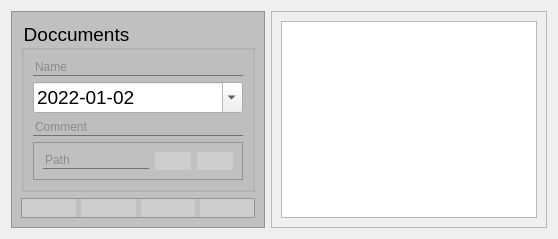
                   <widget class="QWidget" name="tab_uploader">
                    <attribute name="icon">
                     <iconset resource="../resource/resource.qrc">
                      <normaloff>:/Simple icons/simple_icons/fi-rr-upload.svg</normaloff>:/Simple icons/simple_icons/fi-rr-upload.svg</iconset>
                    </attribute>
                    <attribute name="title">
                     <string/>
                    </attribute>
                    <layout class="QHBoxLayout" name="horizontalLayout_62">
                     <item>
                      <widget class="QFrame" name="f_tableInput_3">
                       <property name="styleSheet">
                        <string notr="true">QFrame
{
	background-color: rgb(192, 192, 192)
}

QGroupBox
{
	background-color: rgb(192, 192, 192)
}

QPushButton
{ 
	
	alternate-background-color: rgb(255, 255, 255);
	background: rgba(225, 225, 225, 100);
	border-width: 2px;
    border-radius: 10px;
	qproperty-iconSize: 32px 32px;
	border-style: dashed;
 }

QPushButton:hover
{
	background: rgba(225, 225, 225, 180);
	border-style: dashed;
}

QPushButton:pressed
{
	background: rgba(75, 75, 75, 180);
	border-style: inset;
}</string>
                       </property>
                       <property name="frameShape">
                        <enum>QFrame::StyledPanel</enum>
                       </property>
                       <property name="frameShadow">
                        <enum>QFrame::Raised</enum>
                       </property>
                       <layout class="QVBoxLayout" name="verticalLayout_82">
                        <item>
                         <widget class="QGroupBox" name="gb_doccuments">
                          <property name="font">
                           <font>
                            <pointsize>14</pointsize>
                           </font>
                          </property>
                          <property name="styleSheet">
                           <string notr="true">QLineEdit
{
	background: transparent;
	color: rgb(88, 88, 88);
	border: none;
	border-bottom: 1px solid #717072;
	font: 14pt &quot;MS Shell Dlg 2&quot;;
}

</string>
                          </property>
                          <property name="title">
                           <string>Doccuments</string>
                          </property>
                          <layout class="QVBoxLayout" name="verticalLayout_83">
                           <item>
                            <widget class="QLineEdit" name="le_docName">
                             <property name="text">
                              <string/>
                             </property>
                             <property name="maxLength">
                              <number>80</number>
                             </property>
                             <property name="placeholderText">
                              <string>Name</string>
                             </property>
                             <property name="clearButtonEnabled">
                              <bool>true</bool>
                             </property>
                            </widget>
                           </item>
                           <item>
                            <widget class="QDateEdit" name="de_docDate">
                             <property name="font">
                              <font>
                               <pointsize>14</pointsize>
                              </font>
                             </property>
                             <property name="displayFormat">
                              <string>yyyy-MM-dd</string>
                             </property>
                             <property name="calendarPopup">
                              <bool>true</bool>
                             </property>
                             <property name="date">
                              <date>
                               <year>2022</year>
                               <month>1</month>
                               <day>2</day>
                              </date>
                             </property>
                            </widget>
                           </item>
                           <item>
                            <widget class="QLineEdit" name="le_docComment">
                             <property name="text">
                              <string/>
                             </property>
                             <property name="maxLength">
                              <number>250</number>
                             </property>
                             <property name="placeholderText">
                              <string>Comment</string>
                             </property>
                             <property name="clearButtonEnabled">
                              <bool>true</bool>
                             </property>
                            </widget>
                           </item>
                           <item>
                            <widget class="QFrame" name="frame_40">
                             <property name="sizePolicy">
                              <sizepolicy hsizetype="Preferred" vsizetype="Maximum">
                               <horstretch>0</horstretch>
                               <verstretch>0</verstretch>
                              </sizepolicy>
                             </property>
                             <property name="frameShape">
                              <enum>QFrame::StyledPanel</enum>
                             </property>
                             <property name="frameShadow">
                              <enum>QFrame::Raised</enum>
                             </property>
                             <layout class="QHBoxLayout" name="horizontalLayout_64">
                              <item>
                               <widget class="QLineEdit" name="le_docPath">
                                <property name="enabled">
                                 <bool>false</bool>
                                </property>
                                <property name="text">
                                 <string/>
                                </property>
                                <property name="maxLength">
                                 <number>20</number>
                                </property>
                                <property name="placeholderText">
                                 <string>Path</string>
                                </property>
                                <property name="clearButtonEnabled">
                                 <bool>true</bool>
                                </property>
                               </widget>
                              </item>
                              <item>
                               <widget class="QPushButton" name="btn_docAddFile">
                                <property name="sizePolicy">
                                 <sizepolicy hsizetype="Maximum" vsizetype="Maximum">
                                  <horstretch>0</horstretch>
                                  <verstretch>0</verstretch>
                                 </sizepolicy>
                                </property>
                                <property name="text">
                                 <string/>
                                </property>
                                <property name="icon">
                                 <iconset resource="../resource/resource.qrc">
                                  <normaloff>:/Simple icons/simple_icons/fi-rr-file-add.svg</normaloff>:/Simple icons/simple_icons/fi-rr-file-add.svg</iconset>
                                </property>
                                <property name="iconSize">
                                 <size>
                                  <width>32</width>
                                  <height>32</height>
                                 </size>
                                </property>
                               </widget>
                              </item>
                              <item>
                               <widget class="QPushButton" name="btn_docOpenFile">
                                <property name="sizePolicy">
                                 <sizepolicy hsizetype="Maximum" vsizetype="Maximum">
                                  <horstretch>0</horstretch>
                                  <verstretch>0</verstretch>
                                 </sizepolicy>
                                </property>
                                <property name="text">
                                 <string/>
                                </property>
                                <property name="icon">
                                 <iconset resource="../resource/resource.qrc">
                                  <normaloff>:/Simple icons/simple_icons/fi-rr-search-alt.svg</normaloff>:/Simple icons/simple_icons/fi-rr-search-alt.svg</iconset>
                                </property>
                                <property name="iconSize">
                                 <size>
                                  <width>32</width>
                                  <height>32</height>
                                 </size>
                                </property>
                               </widget>
                              </item>
                             </layout>
                            </widget>
                           </item>
                          </layout>
                         </widget>
                        </item>
                        <item>
                         <widget class="QFrame" name="f_tableDbBtn_3">
                          <property name="sizePolicy">
                           <sizepolicy hsizetype="Preferred" vsizetype="Maximum">
                            <horstretch>0</horstretch>
                            <verstretch>0</verstretch>
                           </sizepolicy>
                          </property>
                          <property name="frameShape">
                           <enum>QFrame::StyledPanel</enum>
                          </property>
                          <property name="frameShadow">
                           <enum>QFrame::Raised</enum>
                          </property>
                          <layout class="QHBoxLayout" name="horizontalLayout_61">
                           <property name="spacing">
                            <number>5</number>
                           </property>
                           <property name="leftMargin">
                            <number>0</number>
                           </property>
                           <property name="topMargin">
                            <number>0</number>
                           </property>
                           <property name="rightMargin">
                            <number>0</number>
                           </property>
                           <property name="bottomMargin">
                            <number>0</number>
                           </property>
                           <item>
                            <widget class="QPushButton" name="btn_docAdd">
                             <property name="text">
                              <string/>
                             </property>
                             <property name="icon">
                              <iconset resource="../resource/resource.qrc">
                               <normaloff>:/Simple icons/simple_icons/fi-rr-add.svg</normaloff>:/Simple icons/simple_icons/fi-rr-add.svg</iconset>
                             </property>
                             <property name="iconSize">
                              <size>
                               <width>32</width>
                               <height>32</height>
                              </size>
                             </property>
                            </widget>
                           </item>
                           <item>
                            <widget class="QPushButton" name="btn_docEdit">
                             <property name="enabled">
                              <bool>false</bool>
                             </property>
                             <property name="text">
                              <string/>
                             </property>
                             <property name="icon">
                              <iconset resource="../resource/resource.qrc">
                               <normaloff>:/Simple icons/simple_icons/fi-rr-edit.svg</normaloff>:/Simple icons/simple_icons/fi-rr-edit.svg</iconset>
                             </property>
                             <property name="iconSize">
                              <size>
                               <width>32</width>
                               <height>32</height>
                              </size>
                             </property>
                            </widget>
                           </item>
                           <item>
                            <widget class="QPushButton" name="btn_docDelete">
                             <property name="enabled">
                              <bool>false</bool>
                             </property>
                             <property name="text">
                              <string/>
                             </property>
                             <property name="icon">
                              <iconset resource="../resource/resource.qrc">
                               <normaloff>:/Simple icons/simple_icons/fi-rr-delete.svg</normaloff>:/Simple icons/simple_icons/fi-rr-delete.svg</iconset>
                             </property>
                             <property name="iconSize">
                              <size>
                               <width>32</width>
                               <height>32</height>
                              </size>
                             </property>
                            </widget>
                           </item>
                           <item>
                            <widget class="QPushButton" name="btn_docClear">
                             <property name="enabled">
                              <bool>true</bool>
                             </property>
                             <property name="text">
                              <string/>
                             </property>
                             <property name="icon">
                              <iconset resource="../resource/resource.qrc">
                               <normaloff>:/Simple icons/simple_icons/fi-rr-broom.svg</normaloff>:/Simple icons/simple_icons/fi-rr-broom.svg</iconset>
                             </property>
                             <property name="iconSize">
                              <size>
                               <width>32</width>
                               <height>32</height>
                              </size>
                             </property>
                            </widget>
                           </item>
                          </layout>
                         </widget>
                        </item>
                       </layout>
                      </widget>
                     </item>
                     <item>
                      <widget class="QFrame" name="f_stockDb_2">
                       <property name="frameShape">
                        <enum>QFrame::StyledPanel</enum>
                       </property>
                       <property name="frameShadow">
                        <enum>QFrame::Raised</enum>
                       </property>
                       <layout class="QVBoxLayout" name="verticalLayout_81">
                        <item>
                         <widget class="QTableWidget" name="tw_documentDb">
                          <property name="font">
                           <font>
                            <family>Times New Roman</family>
                            <pointsize>18</pointsize>
                           </font>
                          </property>
                          <property name="editTriggers">
                           <set>QAbstractItemView::NoEditTriggers</set>
                          </property>
                          <property name="selectionMode">
                           <enum>QAbstractItemView::SingleSelection</enum>
                          </property>
                          <property name="selectionBehavior">
                           <enum>QAbstractItemView::SelectRows</enum>
                          </property>
                          <attribute name="horizontalHeaderShowSortIndicator" stdset="0">
                           <bool>true</bool>
                          </attribute>
                          <attribute name="verticalHeaderCascadingSectionResizes">
                           <bool>true</bool>
                          </attribute>
                          <attribute name="verticalHeaderShowSortIndicator" stdset="0">
                           <bool>false</bool>
                          </attribute>
                         </widget>
                        </item>
                       </layout>
                      </widget>
                     </item>
                    </layout>
                   </widget>
